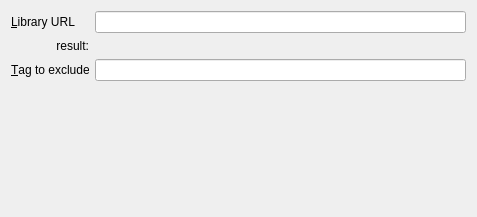
<?xml version="1.0" encoding="UTF-8"?>
<ui version="4.0">
 <class>Form</class>
 <widget class="QWidget" name="Form">
  <property name="geometry">
   <rect>
    <x>0</x>
    <y>0</y>
    <width>477</width>
    <height>217</height>
   </rect>
  </property>
  <property name="sizePolicy">
   <sizepolicy hsizetype="Preferred" vsizetype="Preferred">
    <horstretch>0</horstretch>
    <verstretch>0</verstretch>
   </sizepolicy>
  </property>
  <property name="windowTitle">
   <string>Form</string>
  </property>
  <layout class="QGridLayout" name="gridLayout_2">
   <item row="0" column="1">
    <layout class="QGridLayout" name="gridLayout">
     <item row="1" column="1">
      <widget class="QLabel" name="url_result">
       <property name="sizePolicy">
        <sizepolicy hsizetype="Preferred" vsizetype="Fixed">
         <horstretch>0</horstretch>
         <verstretch>0</verstretch>
        </sizepolicy>
       </property>
       <property name="text">
        <string/>
       </property>
      </widget>
     </item>
     <item row="1" column="0">
      <widget class="QLabel" name="label_3">
       <property name="sizePolicy">
        <sizepolicy hsizetype="Preferred" vsizetype="Fixed">
         <horstretch>0</horstretch>
         <verstretch>0</verstretch>
        </sizepolicy>
       </property>
       <property name="maximumSize">
        <size>
         <width>100</width>
         <height>16777215</height>
        </size>
       </property>
       <property name="text">
        <string>result:</string>
       </property>
       <property name="alignment">
        <set>Qt::AlignRight|Qt::AlignTrailing|Qt::AlignVCenter</set>
       </property>
      </widget>
     </item>
     <item row="0" column="0">
      <widget class="QLabel" name="label">
       <property name="text">
        <string>&amp;Library URL</string>
       </property>
       <property name="buddy">
        <cstring>library_url</cstring>
       </property>
      </widget>
     </item>
     <item row="0" column="1">
      <widget class="QLineEdit" name="library_url"/>
     </item>
     <item row="2" column="1">
      <widget class="QLineEdit" name="excluded_tags">
       <property name="statusTip">
        <string>Books matching any of the tag will be excluded from the generated catalog.</string>
       </property>
      </widget>
     </item>
     <item row="2" column="0">
      <widget class="QLabel" name="label_2">
       <property name="text">
        <string>&amp;Tag to exclude</string>
       </property>
       <property name="buddy">
        <cstring>excluded_tags</cstring>
       </property>
      </widget>
     </item>
    </layout>
   </item>
   <item row="1" column="1">
    <widget class="QLabel" name="label_4">
     <property name="text">
      <string/>
     </property>
    </widget>
   </item>
  </layout>
 </widget>
 <resources/>
 <connections/>
</ui>
